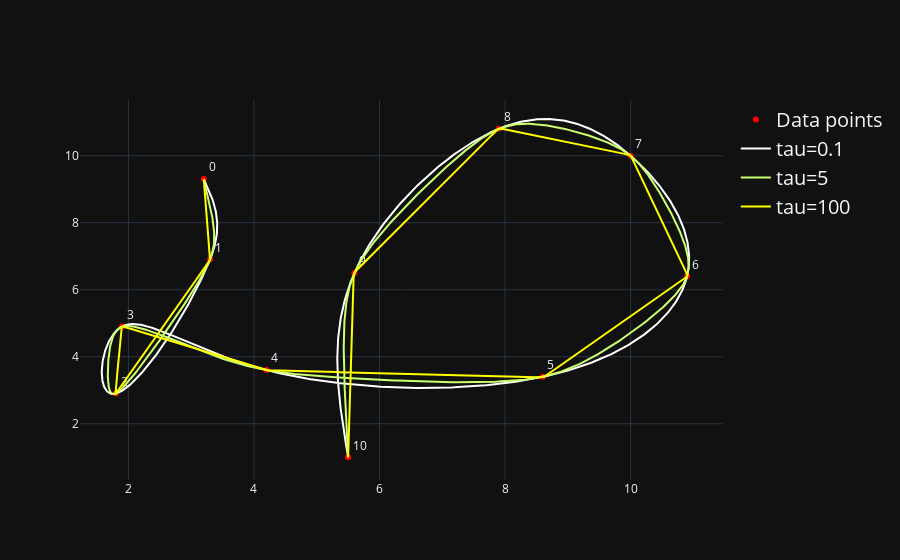

The code cell stored with this chart in its notebook:
### Code cell
import numpy as np
import plotly.express.colors
import plotly.graph_objects as go
import notebooks.latex_utils as latex

# P = np.array([ [x, np.sqrt(x)] for x in np.linspace(0, 100, 3)])

P = np.array([
    [3.2, 9.3],
    [3.3, 6.9],
    [1.8, 2.9],
    [1.9, 4.9],
    [4.2, 3.6],
    [8.6, 3.4],
    [10.9, 6.4],
    [10, 10],
    [7.9, 10.8],
    [5.6, 6.5],
    [5.5, 1]
])
# P = np.array([
#     [2.8, 4.5],
#     [1.3, 3.2],
#     [1.4, 1.5],
#     [3, 0.5],
#     [5, 0.8],
#     [5.1, 2.4],
#     [3.5, 3.2],
#     [3, 1.5],
#     [4.2, 2]
# ])
Sx = P[:, 0]
Sy = P[:, 1]
Px = np.array([ [i, p] for i, p in enumerate(Sx)])
Py = np.array([ [i, p] for i, p in enumerate(Sy)])

def interpolate(P, tau):
    n = P.shape[0] - 1

    X = P[:, 0]
    Y = P[:, 1]
    h = np.zeros(n)
    for i in range(n):
        h[i] = X[i + 1] - X[i]

    alpha = np.zeros(n)
    for i in range(n):
        alpha[i] = 1 / h[i] - tau / np.sinh(tau * h[i])

    beta = np.zeros(n)
    for i in range(n):
        beta[i] = tau * (1.0 / np.tanh(tau * h[i])) - 1 / h[i]

    gamma = np.zeros(n)
    for i in range(n):
        gamma[i] = tau ** 2 / h[i] * (Y[i + 1] - Y[i])

    C = np.zeros(n - 1)
    for i in range(n-1):
        C[i] = gamma[i+1] - gamma[i]
    A = np.zeros((n - 1, n-1))

    for i in range(n-1):
        if i == 0:
            A[i, i] = beta[i] + beta[i+1]
        elif i == n-2:
            A[i, i-1] = alpha[n-2]
            A[i, i] = beta[n-2] + beta[n-1]
        else:
            A[i, i-1] = alpha[i]
            A[i, i] = beta[i] + beta[i+1]
            A[i, i+1] = alpha[i+1]

    z = np.concatenate(([0], np.linalg.solve(A, C), [0]))

    tau2 = tau ** 2
    def s(x):
        i = 0
        for j in range(n, -1, -1):
            if x - X[j] >= 0:
                i = j
                break
        if i >= n:
            i = n - 1
        return (z[i] * np.sinh(tau * (X[i + 1] - x)) + z[i + 1] * np.sinh(tau * (x - X[i]))) / (tau2 * np.sinh(tau * h[i])) + \
            (Y[i] - z[i]/tau2) * (X[i+1] - x) / h[i] + (Y[i+1] - z[i+1]/tau2)* (x - X[i])/h[i]
    return s



def scatter(Px, Py, tau, color):
    n = Py.shape[0] - 1
    T = np.linspace(Py[:, 0][0], Py[:, 0][n], 1000)
    Sx = interpolate(Px, tau)
    Sy = interpolate(Py, tau)
    X = [Sx(t) for t in T]
    Y = [Sy(t) for t in T]
    return go.Scatter(x=X, y=Y, line=dict(color=color), mode="lines", name=f"tau={tau}")


figs = [ scatter(Px, Py, tau, color) for color, tau in [('#FFFFFF', 0.1), ('#CAFF70', 5), ('#FFFF00', 100)]]

dataFig = go.Scatter(x=P[:, 0], y=P[:, 1], text=Py[:, 0], line=dict(color='red'), name='Data points', mode="markers+text", textposition='top right')
master = go.Figure(dataFig)
for f in figs:
    master.add_trace(f)

master.update_layout(legend=dict(title_font_family="Times New Roman",font = dict(size=20)))

master.show()

### Figure 1 — Plotly figure (JSON) as saved in the notebook; plotly's stock layout.template omitted (floating-point values rounded to 4 significant figures; data arrays with more than 128 entries replaced by an {"elided": "..."} marker saying what was removed)
{"data": [{"line": {"color": "red"}, "mode": "markers+text", "name": "Data points", "text": [0.0, 1.0, 2.0, 3.0, 4.0, 5.0, 6.0, 7.0, 8.0, 9.0, 10.0], "textposition": "top right", "x": [3.2, 3.3, 1.8, 1.9, 4.2, 8.6, 10.9, 10.0, 7.9, 5.6, 5.5], "y": [9.3, 6.9, 2.9, 4.9, 3.6, 3.4, 6.4, 10.0, 10.8, 6.5, 1.0], "type": "scatter"}, {"line": {"color": "#FFFFFF"}, "mode": "lines", "name": "tau=0.1", "x": {"elided": "1000 float values"}, "y": {"elided": "1000 float values"}, "type": "scatter"}, {"line": {"color": "#CAFF70"}, "mode": "lines", "name": "tau=5", "x": {"elided": "1000 float values"}, "y": {"elided": "1000 float values"}, "type": "scatter"}, {"line": {"color": "#FFFF00"}, "mode": "lines", "name": "tau=100", "x": {"elided": "1000 float values"}, "y": {"elided": "1000 float values"}, "type": "scatter"}], "layout": {"legend": {"title": {"font": {"family": "Times New Roman"}}, "font": {"size": 20}}}}
